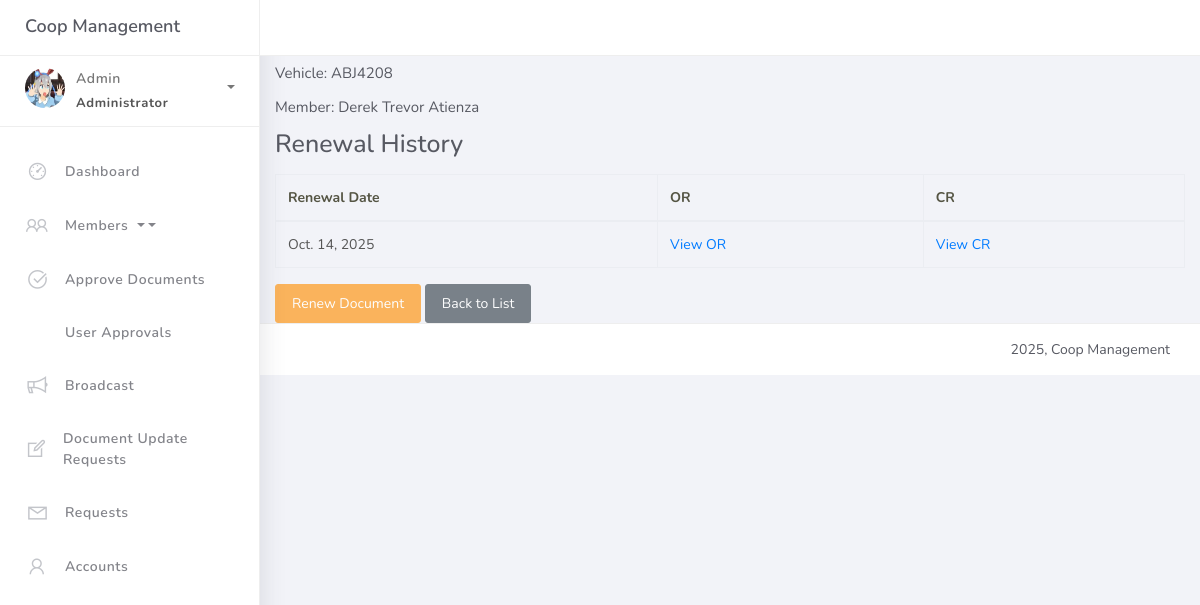
/documents/1/, run on an earlier commit of the app's database.
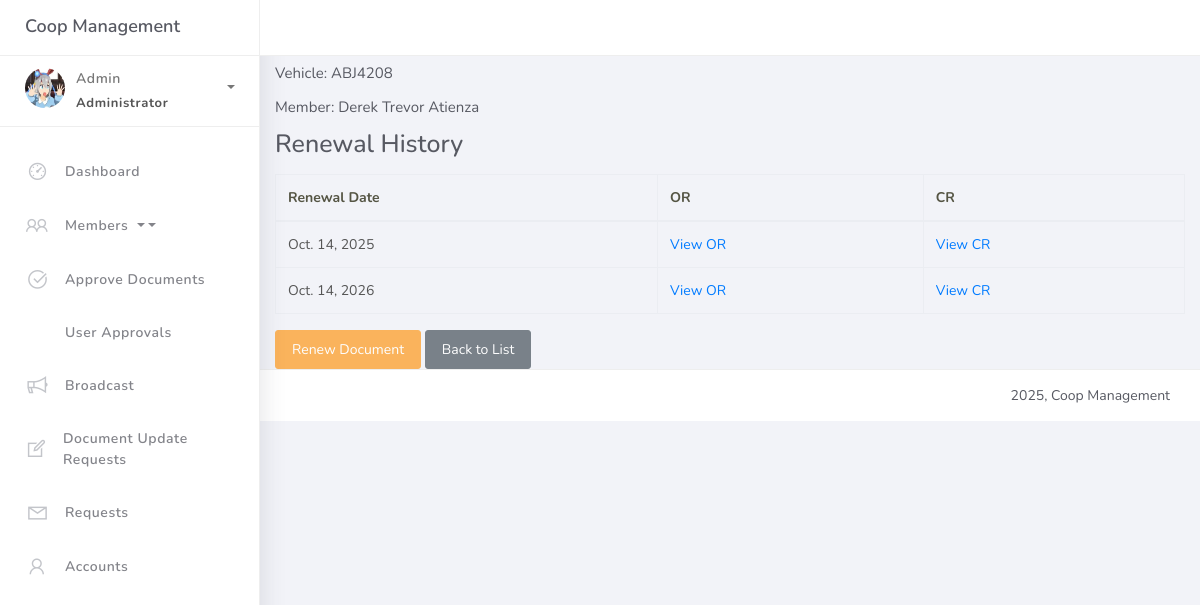
And on a later commit of the database.
### coop/models.py (models this page shows, shortened)
class DocumentEntry(models.Model):
    document = models.ForeignKey(Document, on_delete=models.CASCADE, related_name="entries")
    renewal_date = models.DateField()
    official_receipt = models.ImageField(upload_to=or_upload_path)
    certificate_of_registration = models.ImageField(upload_to=cr_upload_path)

### coop/views.py (the view)
# urls.py: path("documents/<int:pk>/", views.DocumentDetailView.as_view(), name="document_detail"),
class DocumentDetailView(DetailView):
    model = Document
    template_name = "document_detail.html"
    context_object_name = "document"

### templates/document_detail.html
{% extends 'base.html' %}
{% block content %}
<div class="container mt-4">
    <h4>Document Details (TIN: {{ document.tin }})</h4>
    <p>Vehicle: {% if document.vehicle %}{{ document.vehicle.plate_number }}{% else %}N/A{% endif %}</p>
    <p>Member: {% if document.vehicle and document.vehicle.member %}{{ document.vehicle.member.full_name }}{% else %}N/A{% endif %}</p>
    <h5>Renewal History</h5>
    <table class="table table-bordered">
        <thead>
            <tr>
                <th>Renewal Date</th>
                <th>OR</th>
                <th>CR</th>
            </tr>
        </thead>
        <tbody>
        {% for entry in document.entries.all %}
            <tr>
                <td>{{ entry.renewal_date }}</td>
                <td>
                    {% if entry.official_receipt %}
                        <a href="{{ entry.official_receipt.url }}" target="_blank">View OR</a>
                    {% else %}
                        N/A
                    {% endif %}
                </td>
                <td>
                    {% if entry.certificate_of_registration %}
                        <a href="{{ entry.certificate_of_registration.url }}" target="_blank">View CR</a>
                    {% else %}
                        N/A
                    {% endif %}
                </td>
            </tr>
        {% empty %}
            <tr><td colspan="3">No renewal entries found.</td></tr>
        {% endfor %}
        </tbody>
    </table>
    <a href="{% url 'document_entry_add' document.pk %}" class="btn btn-warning">Renew Document</a>
    <a href="{% url 'document_list' %}" class="btn btn-secondary">Back to List</a>
</div>
{% endblock %}

What changed in the data, as far as the page shows it:
added DocumentEntry: renewal_date "Oct. 14, 2026"
